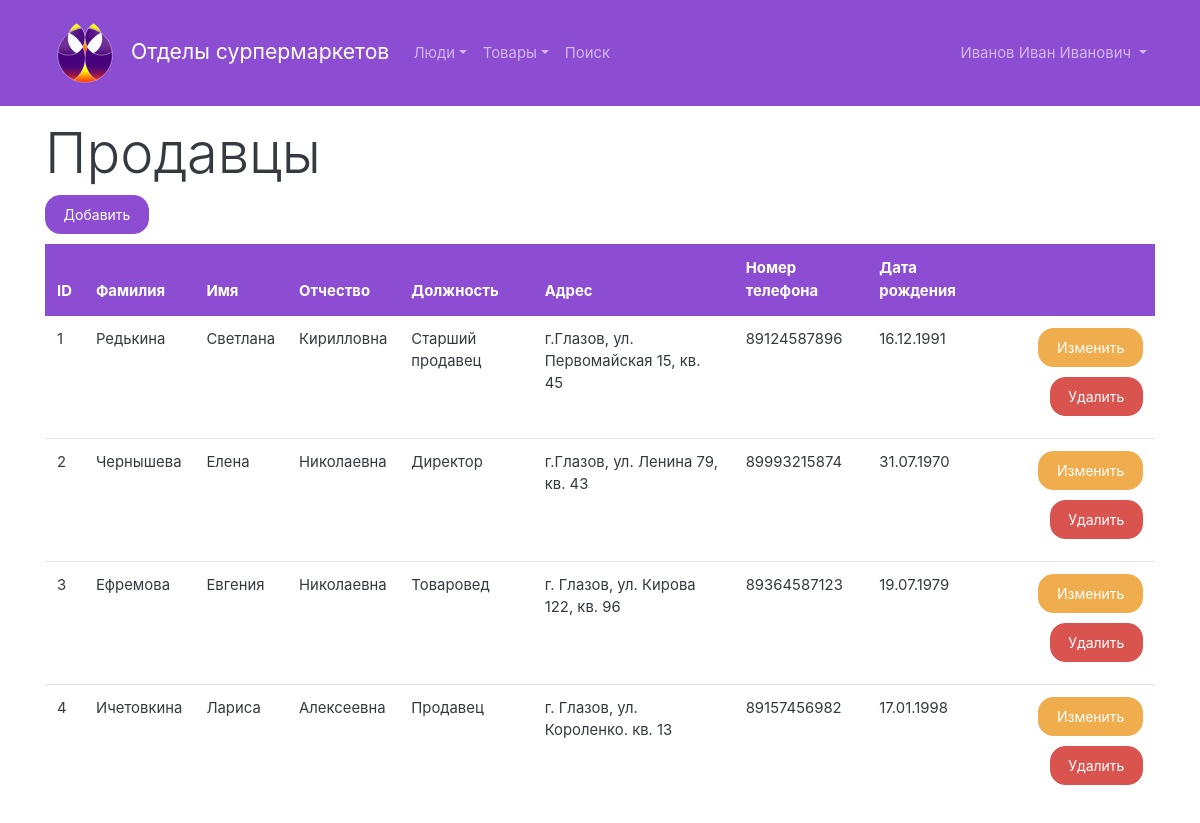
The page /employees.php (signed in) on the database its author committed.
### tables this page shows
CREATE TABLE "employees" (
	`employee_ID`	INTEGER PRIMARY KEY AUTOINCREMENT,
	`surname`	TEXT NOT NULL,
	`name`	TEXT NOT NULL,
	`patronymic`	TEXT,
	`post_ID`	INTEGER NOT NULL,
	`address`	INTEGER NOT NULL,
	`phone`	BLOB,
	`date_of_birth`	TEXT NOT NULL
);

CREATE TABLE `post` (
	`post_ID`	INTEGER PRIMARY KEY AUTOINCREMENT,
	`name`	TEXT NOT NULL
);

### includes/sqlite.php (called while the page is built, shortened)
<?php
class DB
{
    private $db;
    public function __construct($dbfile = ':memory:')
    {
        $this->db = new SQLite3($dbfile);
        $this->db->createFunction('lower', 'lower');
    }
    public function exec(string $query): bool
    {
        $result = $this->db->exec($query);
        return $result;
    }
    public function query(string $query)
    {
        $result = $this->db->query($query);
        $array = array();
        while ($row = $result->fetchArray()) {
            $array[] = $row;
        }
        return $array;
    }
    public function select($table, $fields = '*', string $where = '1', $order = array(), int $limit = -1, int $offset = 0)
    {
        $_order = '';
        $countOrder = count($order);
        if ($countOrder > 0) {
            if ($countOrder == 1) {
                $_order .= '`' . $order[0] . '`';
            } else {
                $_order .= '`' . $order[0] . '` ' . $order[1];
            }
            $order = 'ORDER BY ' . $_order;
        } else {
            $order = '';
        }
        if ($limit >= 0) {
            $limit = 'LIMIT ' . $offset . ', ' . $limit;
        } else {
            $limit = '';
        }
        if (!is_array($table)) $table = array($table);
        $tables = '';
        $countTables = count($table);
        for($i = 0; $i < $countTables; $i++) {
            $tables .= '`' . $table[$i] . '`';;
        }
        $query = "SELECT $fields FROM $tables WHERE $where $order $limit;";
        $result = $this->query($query);
        return $result;
    }
    public function selectOne($table, $fields = '*', string $where = '1', $order = array(), int $offset = 0)
    {
        $result = $this->select($table, $fields, $where, $order, 1, $offset);
        return $result[0];
    }
}

### employees.php (the view, shortened to what this page needs)
<?php
include "includes/header.php";
$db = new DB('db.db');
if (isset($_GET['q'])) {
    $q = urldecode($_GET['q']);
    $q = trim($q);
    $employees = $db->select(['employees', 'post'], 'employees.*, post.*',
        'employees.post_ID = post.post_ID AND (
        lower(surname) LIKE lower("%' . $q . '%") OR
        lower(employees.name) LIKE lower("%' . $q . '%") OR
        lower(patronymic) LIKE lower("%' . $q . '%") OR
        lower(post.name) LIKE lower("%' . $q . '%") OR
        lower(phone) LIKE lower("%' . $q . '%") OR
        lower(date_of_birth) LIKE lower("%' . $q . '%") OR
        lower(address) LIKE lower("%' . $q . '%")
        )');
} else {
    $employees = $db->select('employees');
}
?>
    <main class="container">
        <h2 class="display-4">Продавцы</h2>
        <div>
            <a href="/add-employee.php" class="btn btn-primary">Добавить</a>
        </div>
        <table class="table table-hover">
            <thead>
            <tr class="table-primary">
                <th>ID</th>
                <th>Фамилия</th>
                <th>Имя</th>
                <th>Отчество</th>
                <th>Должность</th>
                <th>Адрес</th>
                <th>Номер телефона</th>
                <th>Дата рождения</th>
                <th>&nbsp;</th>
            </tr>
            </thead>
            <tbody>
            <?php foreach ($employees as $employee): ?>
                <tr>
                    <td><?= $employee['employee_ID']; ?></td>
                    <td><?= $employee['surname']; ?></td>
                    <td><?= $employee['name']; ?></td>
                    <td><?= $employee['patronymic']; ?></td>
                    <td><?= $db->selectOne('post', 'name', 'post_ID = ' . $employee['post_ID'])['name']; ?></td>
                    <td><?= $employee['address']; ?></td>
                    <td><?= $employee['phone']; ?></td>
                    <td><?= $employee['date_of_birth']; ?></td>
                    <td class="text-right">
                        <a href="edit-employee.php?id=<?= $employee['employee_ID']; ?>" class="btn btn-warning">Изменить</a>
                        <a href="delete.php?type=employee&id=<?= $employee['employee_ID']; ?>" class="btn btn-danger">Удалить</a>
                    </td>
                </tr>
            <?php endforeach; ?>
            </tbody>
        </table>
    </main>
<?php
include "includes/footer.php";

### style.css (style rules this page uses)
.btn { margin-bottom: 10px; }
body { margin-top: 120px; }
.bg-primary, .table-primary, .table-primary>th, .table-primary>td, .btn-primary { background-color: #8c4dd2 !important; background: #8c4dd2 !important; border-color: #8c4dd2 !important; }

### rows shown on the page
employees: employee_ID "1", surname "Редькина", name "Светлана", patronymic "Кирилловна", post_ID.name "Старший продавец", address "г.Глазов, ул. Первомайская 15, кв. 45", phone "89124587896", date_of_birth "16.12.1991"
employees: employee_ID "2", surname "Чернышева", name "Елена", patronymic "Николаевна", post_ID.name "Директор", address "г.Глазов, ул. Ленина 79, кв. 43", phone "89993215874", date_of_birth "31.07.1970"
employees: employee_ID "3", surname "Ефремова", name "Евгения", patronymic "Николаевна", post_ID.name "Товаровед", address "г. Глазов, ул. Кирова 122, кв. 96", phone "89364587123", date_of_birth "19.07.1979"
employees: employee_ID "4", surname "Ичетовкина", name "Лариса", patronymic "Алексеевна", post_ID.name "Продавец", address "г. Глазов, ул. Короленко. кв. 13", phone "89157456982", date_of_birth "17.01.1998"

### other values the page prints
$_SESSION['name'] "Иванов Иван Иванович"
